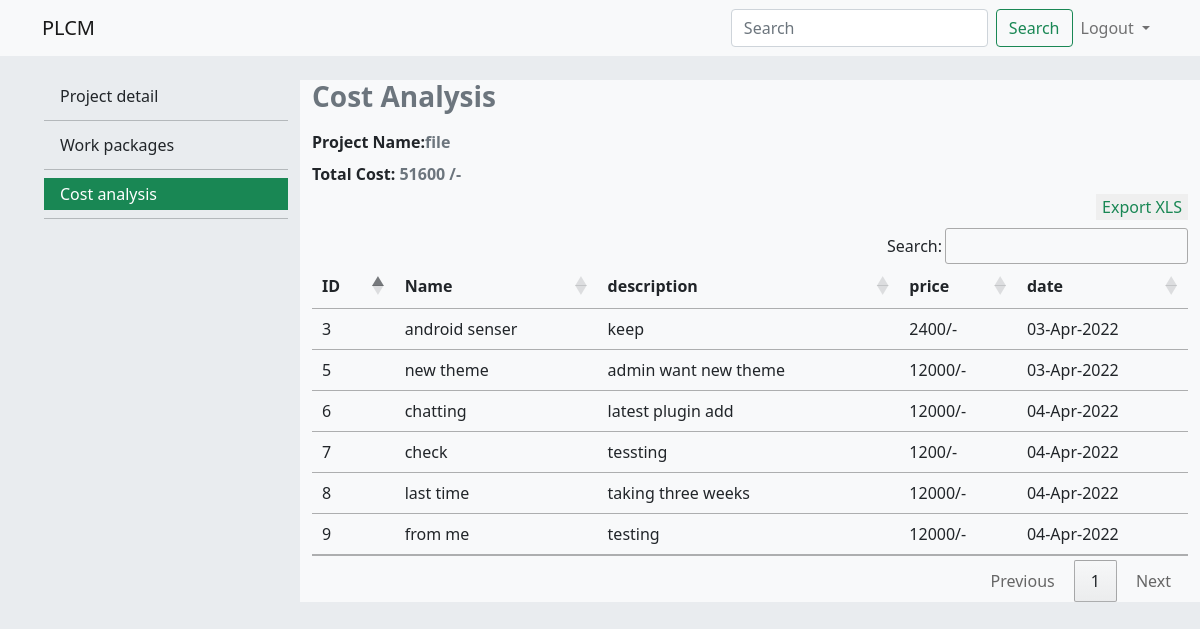
Screenshot of /admin/cost_analysis.php?p_id=80 (signed in) with the database file from the repository.
### tables this page shows
CREATE TABLE `projects` (
  `p_id` int(11) NOT NULL,
  `p_title` text NOT NULL,
  `p_category` text NOT NULL,
  `p_problem` text NOT NULL,
  `p_description` text NOT NULL,
  `file_path` text NOT NULL,
  `a_id` int(11) NOT NULL
);

CREATE TABLE `cost` (
  `c_id` int(11) NOT NULL,
  `p_id` int(11) NOT NULL,
  `create_id` int(11) NOT NULL,
  `m_id` int(11) NOT NULL,
  `mod_id` int(11) NOT NULL,
  `name` text NOT NULL,
  `description` text NOT NULL,
  `price` double NOT NULL,
  `date` timestamp NOT NULL DEFAULT current_timestamp() ON UPDATE current_timestamp()
);

### admin/cost_analysis.php (the view, shortened to what this page needs)
<?php
include("connection/connection.php");
$id=$_GET['p_id'];
$query="select * from projects where p_id=".$id;
$project=mysqli_query($conn,$query);
$pro=mysqli_fetch_assoc($project);
  $query="select cost.create_id as crt_id,c_id,f_name,subject,cost.description,name,price,cost.date as date,cost.mod_id as mod_id from cost,module,members where cost.p_id=".$id." and cost.m_id=members.m_id and module.mod_id=cost.mod_id";
  $fetch=mysqli_query($conn,$query);
  $price=NULL;
?>
<!doctype html>
<html lang="en">
  <head>
    <link href="https://cdn.jsdelivr.net/npm/bootstrap@5.1.3/dist/css/bootstrap.min.css" rel="stylesheet">
    <link rel='stylesheet' href='css/style.css'>
    <link rel="stylesheet" type="text/css" href="//cdn.datatables.net/1.10.21/css/jquery.dataTables.min.css"/>
  </head>
  <body>
  <div class='container-fluid p-0 responsive'>
  <nav class="navbar navbar-expand-md navbar-light bg-light">
  <div class="container">
    <a class="navbar-brand" href="#">PLCM</a>
    <div class="collapse navbar-collapse" id="navbarSupportedContent">
      <form class="d-flex">
        <input class="form-control me-2" type="search" placeholder="Search" aria-label="Search">
        <button class="btn btn-outline-success" type="submit">Search</button>
      </form>
      <ul class='navbar-nav'>
      <li class="nav-item dropdown">
          <a class="nav-link dropdown-toggle" href="#" id="navbarDropdown" role="button" data-bs-toggle="dropdown" aria-expanded="false">
            Logout
          </a>
        </li>
</ul>
    </div>
  </div>
</nav>
<section class='content bg'>
  <div class='row m-0  mt-md-4'>
  <div class='col-md-3 d-none d-md-block align-self-start'>
  <ul class='menu '>
  <li><a class="dropdown-item " href="detail_project.php?p_id=<?php echo $id;?>">Project detail</a></li>
            <li><hr class="dropdown-divider"></li>
            <li><a class="dropdown-item " href="work_packages.php?p_id=<?php echo $id;?>">Work packages</a></li>
            <li><hr class="dropdown-divider"></li>
            <li><a class="dropdown-item active" href="cost_analysis.php?p_id=<?php echo $id;?>">Cost analysis</a></li>
            <li><hr class="dropdown-divider"></li>
</ul>
</div>
<div class='col-md-9 align-self-start bg-light'>
    <div class='row'>
    <div class='col-12 text-muted h3 fw-bold'>
          Cost Analysis
          </div>
          <div class='col-12 text-muted  fw-bold mt-2 '>
            <span class='text-dark'>Project Name:</span><span><?php echo $pro['p_title']; ?>        </div>
            <div class='col-12 text-muted  fw-bold mt-2 '>
            <span class='text-dark'>Total Cost:</span><span> <?php
           if(mysqli_num_rows($fetch)>0){
             $price=0;
           while($fet=mysqli_fetch_assoc($fetch)){
            $integer = (int)$fet['price'];
            $price+=$integer;
           }} echo $price;?>  /-    </div>
            <div class='col-12 mt-2'>
         <div class=' text-end'>
  <button onclick="exportData()" class=' btn-outline-success border border-0'>
      Export  XLS
  </button>
            </div>
            <div class='col-12'>
         <div class="table-responsive mt-2">
<table id="userTable" class=' table table-hover '>
        <thead>
            <th>ID</th>
            <th>Name</th>
            <th>description</th>
            <th>price</th>
            <th>date</th>
        </thead>
        <tbody>
           <?php
  $fetch=mysqli_query($conn,$query);
           if(mysqli_num_rows($fetch)>0){
           while($fet=mysqli_fetch_assoc($fetch)){?>
           <tr>
             <td><a href='c_detail.php?p_id=<?php echo $pro['p_id']?>&&mod_id=<?php echo $fet['mod_id'];?>' class='text-decoration-none text-dark'><?php echo $fet['c_id'];?></a></td>
             <td><?php echo $fet['name'];?></td>
             <td><?php echo substr($fet['description'],0,50);?></td>
             <td><?php echo $fet['price']."/-";?></td>
             <td><?php echo date("d-M-Y", strtotime( $fet['date']));?></td>
           </tr>
           <?php }} ?>
        </tbody>
    </table>
                </div>
                </div>
</div>
</div>
</section>
</div>
</body>
</html>

### admin/css/style.css (style rules this page uses)
.row , .col-md-5,.col-md-7 { height:100%; display:flex; justify-content: center; align-items: center; }
.bg { background-color:#e9ecef!important; }
.active { background-color:#198754!important; }
.menu { list-style:none; }
.responsive { height:100vh; background-color:#e9ecef; }

### rows the page displays
projects: p_title "file"
cost: c_id "3", name "android senser", description "keep", price "2400", date "03-Apr-2022"
cost: c_id "5", name "new theme", description "admin want new theme", price "12000", date "03-Apr-2022"
cost: c_id "6", name "chatting", description "latest plugin add", price "12000", date "04-Apr-2022"
cost: c_id "7", name "check", description "tessting", price "1200", date "04-Apr-2022"
cost: c_id "8", name "last time", description "taking three weeks", price "12000", date "04-Apr-2022"
cost: c_id "9", name "from me", description "testing", price "12000", date "04-Apr-2022"

### other values shown
$price "51600"
